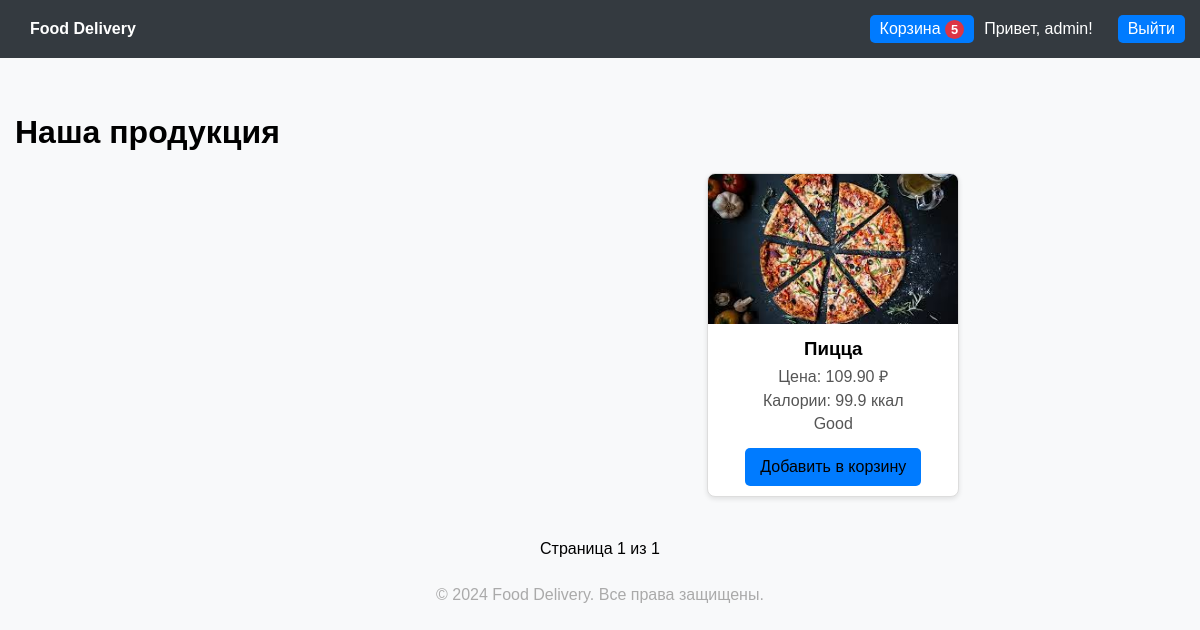
Before: / (signed in) with the older database file.
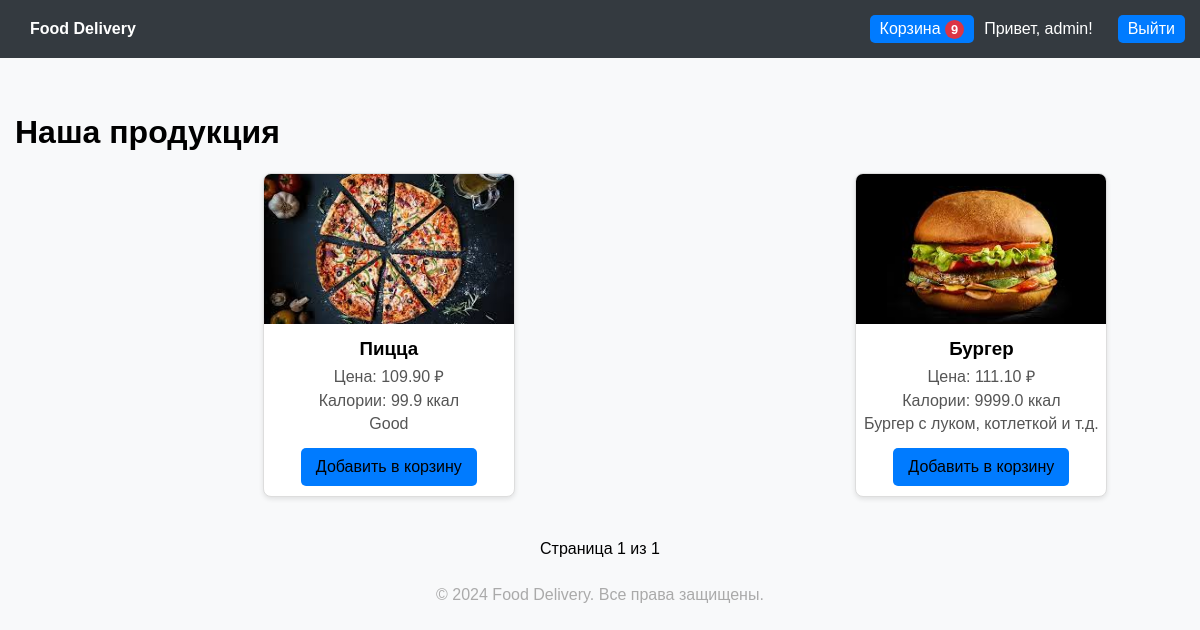
After: the same page with the newer database file.
### core/models.py (models this page shows, shortened)
class Food(models.Model):
    compound = models.CharField(max_length=255, blank=True, null=True)
    name = models.CharField(max_length=100)
    category = models.ManyToManyField(Category)
    image = models.ImageField(upload_to='food')
    description = models.TextField(blank=True, null=True)
    calories = models.FloatField(blank=True, null=True)
    price = models.DecimalField(max_digits=10, decimal_places=2)
    is_available = models.BooleanField(default=True)

### core/views.py (the view)
# urls.py: path('', Index.as_view(), name = 'home'),
class Index(ListView):
    model = Food
    context_object_name = 'foods'
    template_name = 'index.html'
    paginate_by = 2
    def get_context_data(self, **kwargs):
        context = super().get_context_data(**kwargs)
        if self.request.user.is_authenticated:
            count_quantity = Cart.objects.filter(user=self.request.user).aggregate(Sum('quantity'))
            context['cart_item_count'] = count_quantity['quantity__sum']
        else:
            context['cart_item_count'] = 0
        return context

### core/templates/index.html (shortened to what this page needs)
{% load static %}
<!DOCTYPE html>
<html lang="en">
<head>
    <link rel="stylesheet" href="{% static 'css/style.css' %}" />
</head>
<body>
    <header>
        <div>
           <a href="{% url 'home:home' %}"> <strong>Food Delivery</strong></a>
        </div>
        <div class="cart-info">
            <a href="{% url 'home:cart' %}">
                Корзина
                {% if cart_item_count > 0 %}
                    <span class="cart-count">{{ cart_item_count }}</span>
                    {% endif %}
            </a>
            {% if user.is_authenticated %}
                Привет, {{ user.username }}!
                <a href="{% url 'account:logout' %}">Выйти</a>
            {% else %}
                <a href="{% url 'account:login' %}">Вход</a>
                <a href="{% url 'account:register' %}">Регистрация</a>
            {% endif %}
        </div>
    </header>
    <div class="container">
        <h1>Наша продукция</h1>
        <div class="product-list">
            {% for food in foods %}
            <a href="{% url 'home:detail' food.pk %}" style="outline: none;">
            <div class="product-card">
                <img src="{{ food.image.url }}" alt="{{ food.name }}">
                <h3>{{ food.name }}</h3>
                <p>Цена: {{ food.price }} ₽</p>
                <p>Калории: {{ food.calories }} ккал</p>
                <p>{{ food.description }}</p>
                <a href="{% url 'home:add_cart' food.pk %}" class="link">Добавить в корзину</a>
            </div>
            </a>
            {% endfor %}
        </div>
    </div>
    <div class="pagination">
        <span>Страница {{ page_obj.number }} из {{ page_obj.paginator.num_pages }}</span>
    </div>
    <footer>
        &copy; 2024 Food Delivery. Все права защищены.
    </footer>
</body>
</html>

Changed rows visible on the page:
added Food: image (picture), name "Бургер", price "111.10", calories "9999.0", description "Бургер с луком, котлеткой и т.д."
Other visible differences:
{{ cart_item_count }}: "5" → "9"
